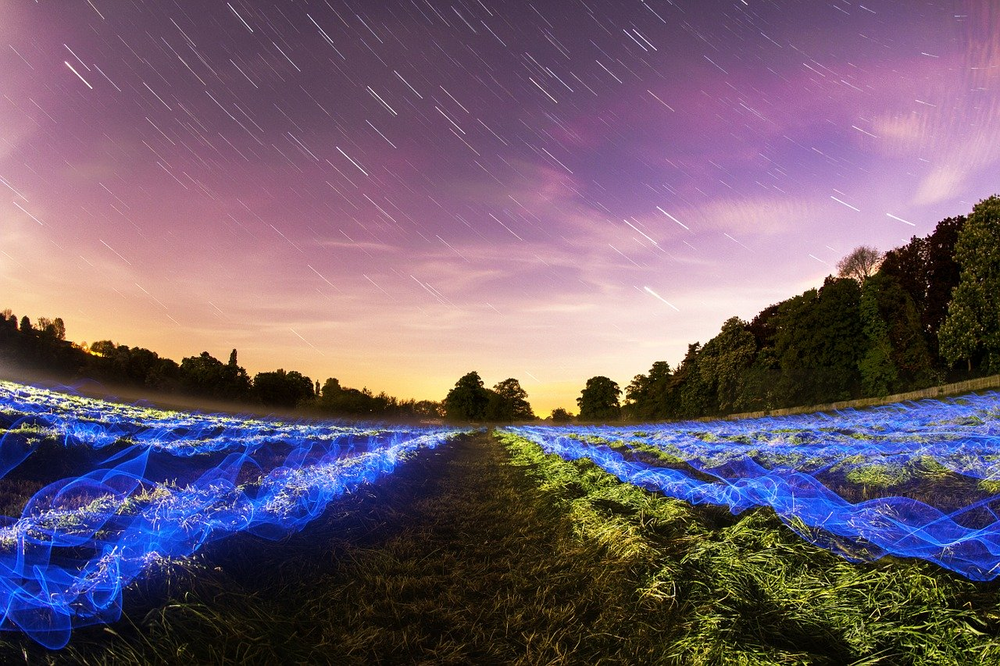
#> input picture JPEG Compression/photo1.png, 1000 x 666 px, shrunk from 1280 x 853 before the run
$ python histogram_equalizer.py '../JPEG Compression/photo1.png'
#> lines starting #> are read from the running program, lines starting #| are printed output that depends on the picture
import PIL
import numpy as np
import matplotlib.pyplot as plt
import sys


def read_image(dir):
    img = PIL.Image.open(dir)
    return np.asarray(img)


def save_image(image, name):
    img = PIL.Image.fromarray(image)
    img.save(name)


def convert_rgb_to_grayscale(image):
    return np.uint8(np.dot(image[...,:3], [0.2989, 0.5870, 0.1140]))


def image_histogram(image):
    n, m = image.shape
    hist = np.zeros(256)
    for i in range(n):
        for j in range(m):
            hist[image[i, j]] += 1
    return hist


def cumulative_sum(array):
    return np.array([sum(array[:i+1]) for i in range(len(array))])


def histogram_equalization(image):
    img = convert_rgb_to_grayscale(image)
    n, m = img.shape

    hist = image_histogram(img)
    cumulative_sum_of_colors = cumulative_sum(hist)
    transform_function = np.uint8((255 * cumulative_sum_of_colors) / (n * m))

    new_image = np.zeros_like(img)

    for i in range(n):
        for j in range(m):
            new_image[i, j] = transform_function[img[i, j]]

    return new_image, hist, cumulative_sum_of_colors


def main():
    if len(sys.argv) != 2:
        print("Usage: python histogram_equalizer.py <image_path>")
        sys.exit(1)

    image = read_image(sys.argv[1])
#> in read_image, img is the input picture: PIL image 1000x666 RGB; mean R, G, B 111.9, 92.8, 110.2
    new_image, hist, cumulative_sum_of_colors = histogram_equalization(image)
#> in convert_rgb_to_grayscale, `return np.uint8(np.dot(image[...,:3], [0.2989, 0.5870, 0.1140]))`:
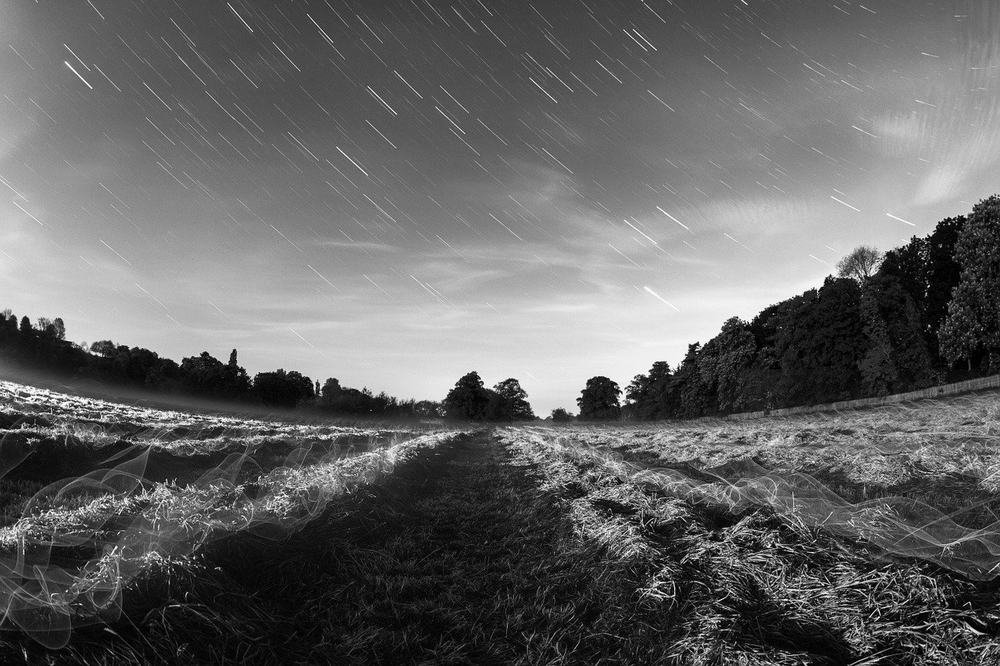
#> returned value: shape (666, 1000); min 0, max 254, mean 100
#> in histogram_equalization, `hist = image_histogram(img)`: hist = 256 values, max 5442 at index 13, min 0 at index 255, mean 2601.6
#> in histogram_equalization, `cumulative_sum_of_colors = cumulative_sum(hist)`: cumulative_sum_of_colors = 256 values from 917 to 666000
#> in histogram_equalization, `transform_function = np.uint8((255 * cumulative_sum_of_colors) / (n * ..`: transform_function = 256 values from 0 to 255
#> after the loop in histogram_equalization, `for i in range(n):`:
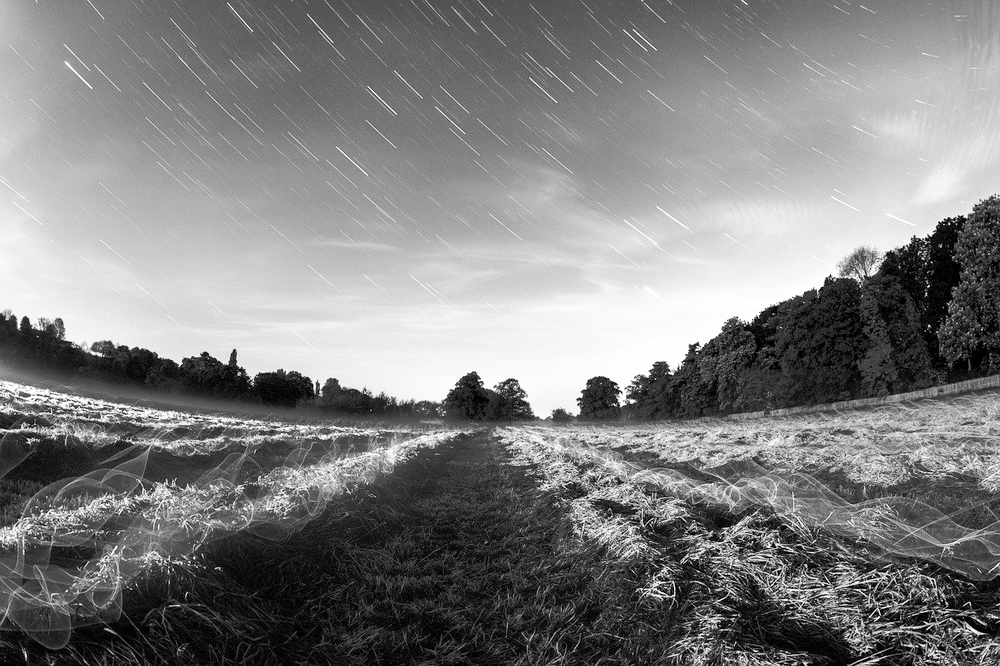
#> new_image: shape (666, 1000); min 0, max 255, mean 127.6
#> cumulative_sum_of_colors = 256 values from 917 to 666000

    plt.subplot(1, 2, 1)
    plt.imshow(image, cmap='gray')
    plt.title('Original image')
    plt.subplot(1, 2, 2)
    plt.imshow(new_image, cmap='gray')
    plt.title('Histogram equalization')
    plt.show()
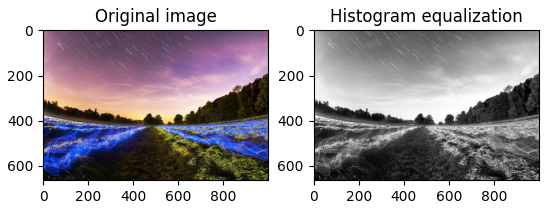
#> figure drawn by matplotlib, 2 panels

    save_image(new_image, 'histogram_equalized.png')

    plt.subplot(1, 2, 1)
    plt.plot(range(len(hist)), hist, color='red')
    plt.title('Original Image Histogram')
    plt.subplot(1, 2, 2)
    plt.plot(range(len(cumulative_sum_of_colors)), cumulative_sum_of_colors, color='blue')
    plt.title('Original Image Cumulative Histogram')
    plt.show()
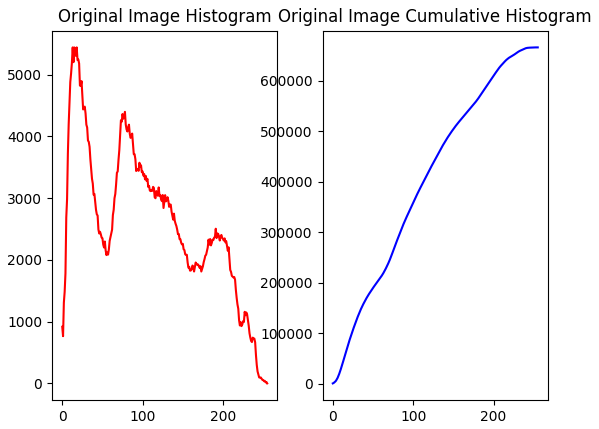
#> figure drawn by matplotlib, 2 panels; panel 1: curve peaks at x = 13, y = 5442; panel 2: curve peaks at x = 254, y = 666000

    new_image_histogram = image_histogram(new_image)
#> new_image_histogram = 256 values, max 5442 at index 17, min 0 at index 6, mean 2601.6
    new_image_cumulative_sum_of_colors = cumulative_sum(new_image_histogram)
#> new_image_cumulative_sum_of_colors = 256 values from 1682 to 666000
    plt.subplot(1, 2, 1)
    plt.plot(range(len(new_image_histogram)), new_image_histogram, color='red')
    plt.title('Result Image Histogram')
    plt.subplot(1, 2, 2)
    plt.plot(range(len(new_image_cumulative_sum_of_colors)), new_image_cumulative_sum_of_colors, color='blue')
    plt.title('Result Image Cumulative Histogram')
    plt.show()
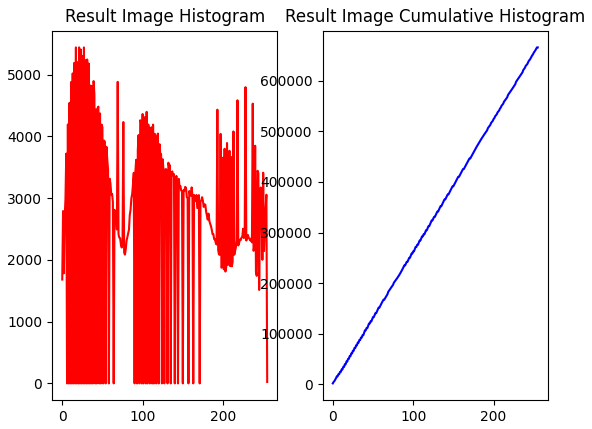
#> figure drawn by matplotlib, 2 panels; panel 1: curve peaks at x = 17, y = 5442; panel 2: curve peaks at x = 255, y = 666000


if __name__ == '__main__':
    main()
